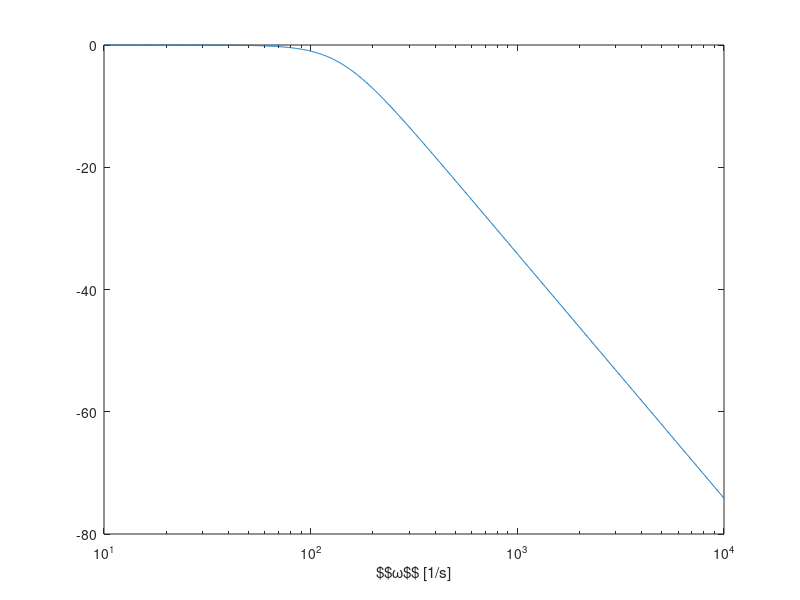

The MATLAB script that drew this image: (Note: this script raises an error after producing the figure.)
MAT_DIR = 'P_Regler';

if isempty(regexp(pwd, strcat(MAT_DIR,'$'), 'ONCE'))
   error(strcat('Your current working directory must be: ', MAT_DIR));
end

% minimale Seill?nge
L_min = 0.05; % m
T = sqrt(L_min / 9.81); % sek

cutofffreq = (1/T) * 10; % in Hz
% f?r geringe Phasenverschiebung wird als cutoff die 10 fache Frequenz der
% h?chstfrequenten auftretenden Schwingung verwendet

LEG_FONT_SIZE = 16;
LABEL_FONT_SIZE = 16;

[angle_butter.num, angle_butter.denom] = butter(2, cutofffreq, 's');
angle_butter.tf = tf(angle_butter.num, angle_butter.denom);

[mag_ang,phase_ang,wout_ang] = bode(angle_butter.tf);
mag_ang = squeeze(mag_ang);
phase_ang = squeeze(phase_ang);

figure(1)
semilogx(wout_ang, 20*log10(mag_ang))
xlab = xlabel('$$\omega$$ [1/s]');
xlab.FontSize = LABEL_FONT_SIZE;
xlab.Interpreter = 'latex';
ylab = ylabel('$$20*\log_{10}|F_{BW,\vartheta}( j\omega )|$$');
ylab.Interpreter = 'latex';
ylab.FontSize = LABEL_FONT_SIZE;
saveas(gcf,'bode_mag_angle_butter.eps','epsc')

figure(2)
semilogx(wout_ang, phase_ang)
xlab = xlabel('$$\omega$$ [1/s]');
xlab.FontSize = LABEL_FONT_SIZE;
xlab.Interpreter = 'latex';
ylab = ylabel('$$\angle F_{BW,\vartheta}( j\omega )$$');
ylab.Interpreter = 'latex';
ylab.FontSize = LABEL_FONT_SIZE;
saveas(gcf,'bode_phase_angle_butter.eps','epsc')